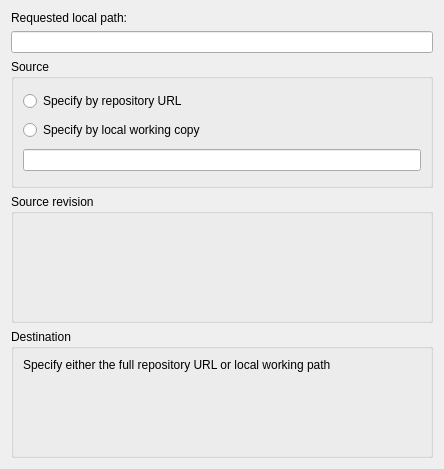
<ui version="4.0" >
 <class>SvnCopyOptionDlg</class>
 <widget class="QWidget" name="SvnCopyOptionDlg" >
  <property name="geometry" >
   <rect>
    <x>0</x>
    <y>0</y>
    <width>444</width>
    <height>469</height>
   </rect>
  </property>
  <layout class="QGridLayout" >
   <item row="0" column="0" >
    <widget class="QLabel" name="label" >
     <property name="sizePolicy" >
      <sizepolicy vsizetype="Fixed" hsizetype="Preferred" >
       <horstretch>0</horstretch>
       <verstretch>0</verstretch>
      </sizepolicy>
     </property>
     <property name="text" >
      <string>Requested local path:</string>
     </property>
    </widget>
   </item>
   <item row="1" column="0" >
    <widget class="QLineEdit" name="reqEdit" >
     <property name="text" >
      <string/>
     </property>
     <property name="readOnly" >
      <bool>true</bool>
     </property>
    </widget>
   </item>
   <item row="2" column="0" >
    <widget class="QGroupBox" name="groupBox" >
     <property name="title" >
      <string>Source</string>
     </property>
     <layout class="QVBoxLayout" >
      <item>
       <widget class="QRadioButton" name="urlRadio" >
        <property name="text" >
         <string>Specify by repository URL</string>
        </property>
       </widget>
      </item>
      <item>
       <widget class="QRadioButton" name="pathRadio" >
        <property name="text" >
         <string>Specify by local working copy</string>
        </property>
       </widget>
      </item>
      <item>
       <widget class="QLineEdit" name="srcEdit" />
      </item>
     </layout>
    </widget>
   </item>
   <item row="3" column="0" >
    <widget class="QGroupBox" name="groupBox_2" >
     <property name="title" >
      <string>Source revision</string>
     </property>
     <layout class="QGridLayout" >
      <item row="0" column="0" >
       <widget class="SvnRevisionWidget" native="1" name="revisionWidget" />
      </item>
     </layout>
    </widget>
   </item>
   <item row="4" column="0" >
    <widget class="QGroupBox" name="groupBox_3" >
     <property name="title" >
      <string>Destination</string>
     </property>
     <layout class="QVBoxLayout" >
      <item>
       <widget class="QLabel" name="label_2" >
        <property name="sizePolicy" >
         <sizepolicy vsizetype="Fixed" hsizetype="Preferred" >
          <horstretch>0</horstretch>
          <verstretch>0</verstretch>
         </sizepolicy>
        </property>
        <property name="text" >
         <string>Specify either the full repository URL or local working path</string>
        </property>
       </widget>
      </item>
      <item>
       <widget class="KUrlRequester" name="destEdit" />
      </item>
     </layout>
    </widget>
   </item>
  </layout>
 </widget>
 <customwidgets>
  <customwidget>
   <class>KUrlRequester</class>
   <extends>QWidget</extends>
   <header>kurlrequester.h</header>
  </customwidget>
  <customwidget>
   <class>SvnRevisionWidget</class>
   <extends>QWidget</extends>
   <header>svnrevisionwidget.h</header>
   <container>1</container>
  </customwidget>
 </customwidgets>
 <resources/>
 <connections/>
</ui>
